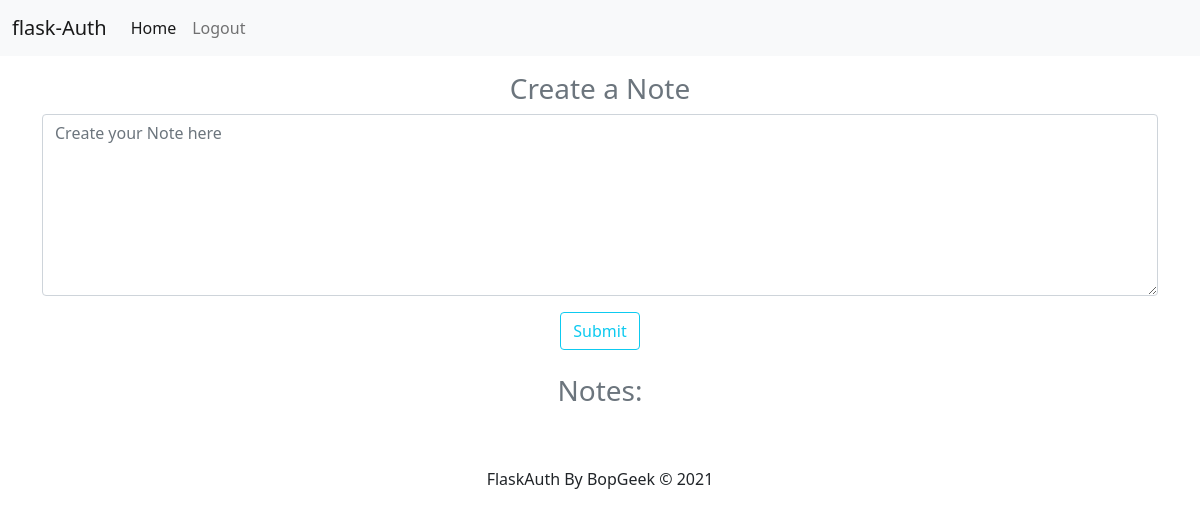
Page / (signed in) on the earlier database version.
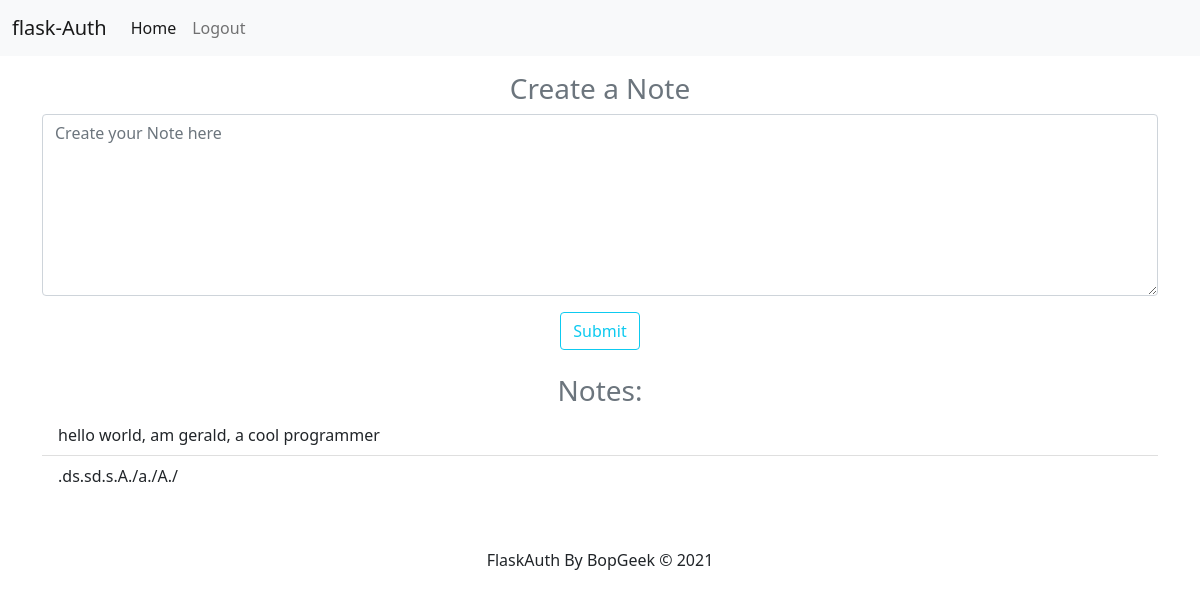
Same page on the later database version.
### website/models.py (models this page shows)
class Note(db.Model):
    id = db.Column(db.Integer, primary_key=True)
    data = db.Column(db.String(10000000000000000000000000))
    date = db.Column(db.DateTime(timezone=True), default=func.now())
    user_id = db.Column(db.Integer, db.ForeignKey('user.id'))

### website/views.py (the view, shortened to what this page needs)
@views.route('/', methods=['GET','POST'])
@login_required
def home():
    note = Note.query.all()
    return render_template('home.html', user=current_user)

### website/__init__.py (called while the page is built)
def create_app():
    app = Flask(__name__)
    app.config['SECRET_KEY'] = os.environ.get('secret_key')
    app.config['SQLALCHEMY_DATABASE_URI'] = f'sqlite:///{DB_NAME}'
    app.config['SQLALCHEMY_TRACK_MODIFICATIONS'] =  False
    db.init_app(app)
    from .views import views
    from .auth import auth
    app.register_blueprint(views, url_prefix='/')
    app.register_blueprint(auth, url_prefix='/')
    from .models import User,Note
    create_database(app)
    login_manager = LoginManager()
    login_manager.init_app(app)
    login_manager.login_view = 'auth.login'
    login_manager.login_message = 'Please log in to access any page'
    login_manager.login_message_category = "error"
    @login_manager.user_loader
    def load_user(id):
        return User.query.get(int(id))
    return app

### website/templates/home.html
{% extends 'base.html' %}
{% block body %}
<div class="container mt-3">
    <form method="POST" action=''>
        <h3 align='center' class="mt-3 text-muted"> Create a Note</h3>
        <div class="form-group">
            <textarea class="form-control"  id="note"  rows="7"
             type="text" placeholder="Create your Note here" name="note"></textarea>
        </div>
        <div class="form-group mt-3" align='center'>
            <button class="btn btn-outline-info">Submit</button>
        </div>
        <br>
    </form>
    <h3 class="text-center text-muted">Notes:</h3>
    <uL class="list-group list-group-flush" id="notes">
        {% for note in user.notes %}
        <li class="list-group-item">
            {{note.data}}
        </li>
        {% endfor %}
    </uL>
</div>
{% endblock %}

### website/templates/base.html (shortened to what this page needs)
<!DOCTYPE html>
<htmL>
    <head>
        <link href="https://cdn.jsdelivr.net/npm/bootstrap@5.1.1/dist/css/bootstrap.min.css" rel="stylesheet"
>
    </head>
    <body>
        {% include 'navbar.html' %}
        {% block body %}
        {% endblock body %}
        {% include 'footer.html' %}
    </body>
</html>

### website/templates/navbar.html (shortened to what this page needs)
<nav class="navbar navbar-expand-lg navbar-light bg-light">
    <div class="container-fluid">
      <a class="navbar-brand" href="#">flask-Auth</a>
      <div class="collapse navbar-collapse" id="navbarSupportedContent">
        <ul class="navbar-nav me-auto mb-2 mb-lg-0">
          {% if  user.is_authenticated %}
          <li class="nav-item">
            <a class="nav-link active" aria-current="page" href="/">Home</a>
          </li>
          <li class="nav-item">
            <a class="nav-link" id="logout" href="/logout">Logout</a>
          </li>
          {% endif %}
      </div>
    </div>
</nav>

### website/templates/footer.html
<footer class="text-center text-dark  mt-5">
    <p  class="pt-1 ">FlaskAuth By BopGeek &copy; 2021 </p>
</footer>

Differences in the rows shown:
added Note: data "hello world, am gerald, a cool programmer"
added Note: data ".ds.sd.s.A./a./A./"
